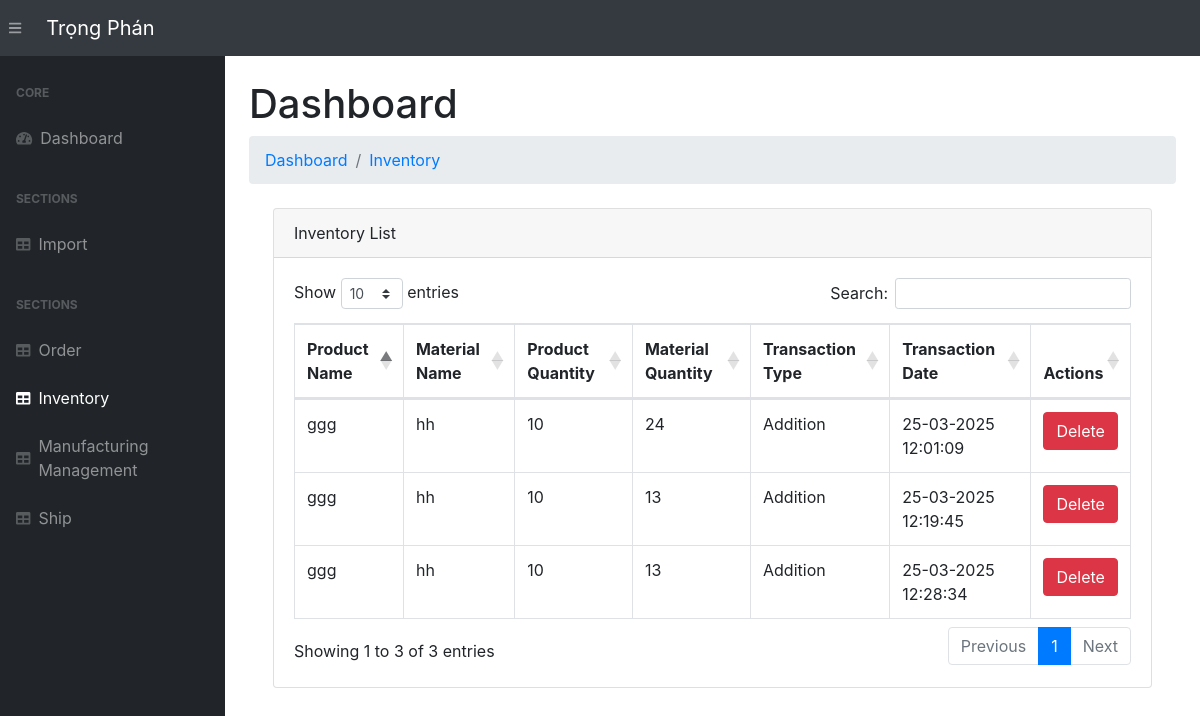
The app's page /inventory/, older data.
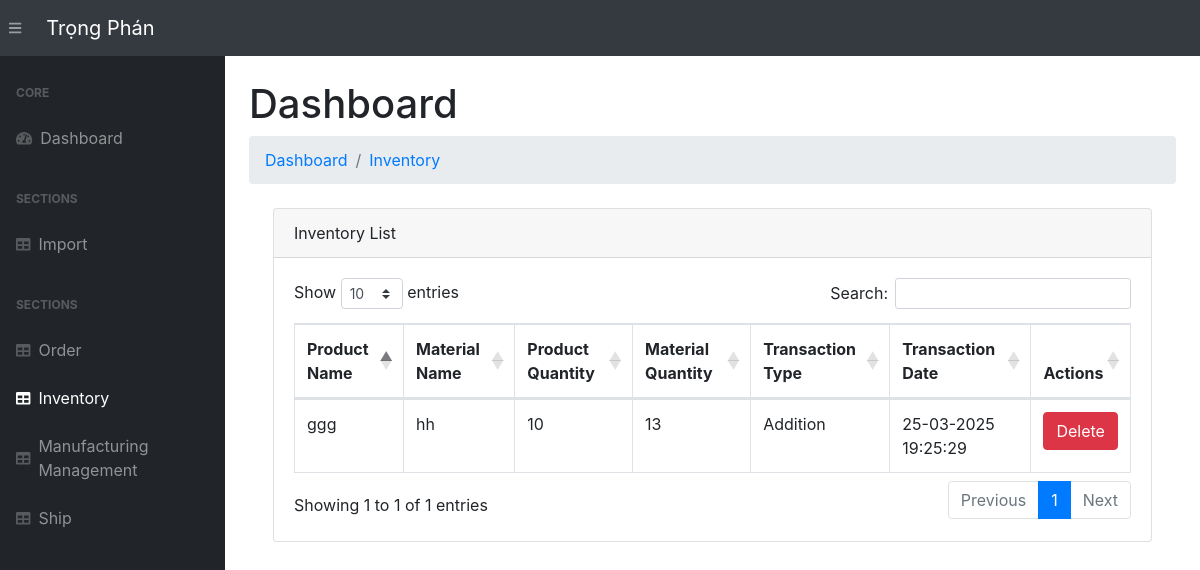
The same page, newer data.
### app.py (models this page shows, shortened)
class Inventory(db.Model):
    __tablename__ = 'inventory'
    stockTran_id = db.Column(db.Integer, primary_key=True)  # Unique ID for the inventory record
    product_name = db.Column(db.String(255), nullable=False)  # Name of the product
    quantity = db.Column(db.Integer, nullable=False, default=0)  # Quantity of the product in stock
    transaction_type = db.Column(db.String(50), nullable=False)  # "Addition" or "Removal"
    transaction_date = db.Column(db.DateTime, default=datetime.utcnow)  # Date of transaction
    import_id = db.Column(db.Integer, db.ForeignKey('imports.import_id'), nullable=False)  # Foreign Key to Import (raw material)
    import_data = db.relationship('Import', backref='inventory_records', lazy=True)

class Import(db.Model):
    __tablename__ = 'imports'
    import_id = db.Column(db.Integer, primary_key=True)
    material_name = db.Column(db.String(255), nullable=False)
    material_description = db.Column(db.String(255))
    quantity_in_stock = db.Column(db.Integer, default=0)
    reorder_level = db.Column(db.Integer, default=10)
    sup_name = db.Column(db.String(255), nullable=False)
    sup_contact_info = db.Column(db.String(255), nullable=False)
    sup_address = db.Column(db.String(255), nullable=False)

### app.py (the view)
@app.route('/inventory/')
def view_inventory():
    inventory = Inventory.query.all()
    imports = Import.query.all()
    return render_template("inventory.html", inventory=inventory, imports=imports)

### templates/inventory.html (shortened to what this page needs)
{% extends 'base.html' %}
{% block content %}
<main>
    <div class="container-fluid">
        <h1 class="mt-4">Dashboard</h1>
        <ol class="breadcrumb mb-4">
            <li class="breadcrumb-item"><a href="/">Dashboard</a></li>
            <li class="breadcrumb-item"><a href="/inventory/">Inventory</a></li>
        </ol>
        <div class="container-fluid">
            <div class="card mb-4">
                <div class="card-header">Inventory List</div>
                <div class="card-body">
                    <table class="table table-bordered" id="dataTable" width="100%" cellspacing="0">
                        <thead>
                            <tr>
                                <th>Product Name</th>
                                <th>Material Name</th>
                                <th>Product Quantity</th>
                                <th>Material Quantity</th>
                                <th>Transaction Type</th>
                                <th>Transaction Date</th>
                                <th>Actions</th>
                            </tr>
                        </thead>
                        <tbody>
                            {% for item in inventory %}
                                <tr>
                                    <td>{{ item.product_name }}</td>
                                    <td>{{ item.import_data.material_name }}</td>
                                    <td>{{ item.quantity }}</td>
                                    <td>{{item.import_data.quantity_in_stock}}</td>
                                    <td>{{ item.transaction_type }}</td>
                                    <td>{{ item.transaction_date.strftime('%d-%m-%Y %H:%M:%S') }}</td>
                                    <td>
                                        <form action="{{ url_for('delete_inventory', inventory_id=item.stockTran_id) }}" method="POST" style="display:inline;">
                                            <button type="submit" class="btn btn-danger" onclick="return confirm('Are you sure you want to delete this inventory item?')">Delete</button>
                                        </form>
                                    </td>
                                </tr>
                            {% endfor %}
                        </tbody>
                    </table>
                </div>
            </div>
        </div>
    </div>
</main>
{% endblock %}

### templates/base.html (shortened to what this page needs)
<!DOCTYPE html>
<html lang="en">
<head>
    <link rel="stylesheet" href="{{ url_for('static', filename='css/bootstrap/styles.css')}}">
    <link href="https://cdn.datatables.net/1.10.20/css/dataTables.bootstrap4.min.css" rel="stylesheet" />
</head>
<body class="sb-nav-fixed">
    <nav class="sb-topnav navbar navbar-expand navbar-dark bg-dark">
        <button class="btn btn-link btn-sm order-1 order-lg-0" id="sidebarToggle" href="#"><i class="fas fa-bars"></i></button>
        <a class="navbar-brand" href="/">Trọng Phán</a>
    </nav>
    <div id="layoutSidenav">
        <div id="layoutSidenav_nav">
            <nav class="sb-sidenav accordion sb-sidenav-dark" id="sidenavAccordion">
                <div class="sb-sidenav-menu">
                    <div class="nav">
                        <div class="sb-sidenav-menu-heading">Core</div>
                        <a class="nav-link" href="/">
                            <div class="sb-nav-link-icon"><i class="fas fa-tachometer-alt"></i></div>
                            Dashboard
                        </a>
                        <div class="sb-sidenav-menu-heading">Sections</div>
                        <a class="nav-link" href="/import/">
                            <div class="sb-nav-link-icon"><i class="fas fa-table"></i></div>
                            Import
                        </a>
                        <div class="sb-sidenav-menu-heading">Sections</div>
                        <a class="nav-link" href="/order/">
                            <div class="sb-nav-link-icon"><i class="fas fa-table"></i></div>
                            Order
                        </a>
                        <a class="nav-link" href="/inventory/">
                            <div class="sb-nav-link-icon"><i class="fas fa-table"></i></div>
                            Inventory
                        </a>
                        <a class="nav-link" href="/view-product-batches/">
                            <div class="sb-nav-link-icon"><i class="fas fa-table"></i></div>
                            Manufacturing Management
                        </a>
                        <a class="nav-link" href="/shipping-list/">
                            <div class="sb-nav-link-icon"><i class="fas fa-table"></i></div>
                            Ship
                        </a>
                    </div>
                </div>
            </nav>
        </div>
        <div id="layoutSidenav_content">
            {% block content %}{% endblock %}
        </div>
    </div>
</body>
</html>

Row changes from the older to the newer data that the page shows:
removed Inventory: product_name "ggg", import_data.material_name "hh", quantity "10", import_data.quantity_in_stock "24", transaction_type "Addition", transaction_date "25-03-2025 12:01:09"
removed Inventory: product_name "ggg", import_data.material_name "hh", quantity "10", import_data.quantity_in_stock "13", transaction_type "Addition", transaction_date "25-03-2025 12:19:45"
removed Inventory: product_name "ggg", import_data.material_name "hh", quantity "10", import_data.quantity_in_stock "13", transaction_type "Addition", transaction_date "25-03-2025 12:28:34"
added Inventory: product_name "ggg", import_data.material_name "hh", quantity "10", import_data.quantity_in_stock "13", transaction_type "Addition", transaction_date "25-03-2025 19:25:29"
Text that changed along with them:
text written by a page script: "Show entries Search: Showing 1 to 3 of 3 entries Previous 1 Next" → "Show entries Search: Showing 1 to 1 of 1 entries Previous 1 Next"
